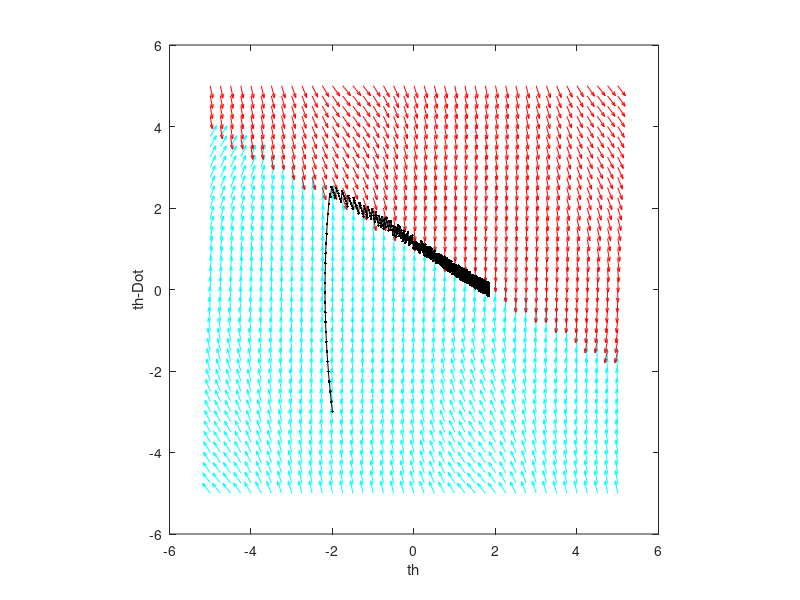
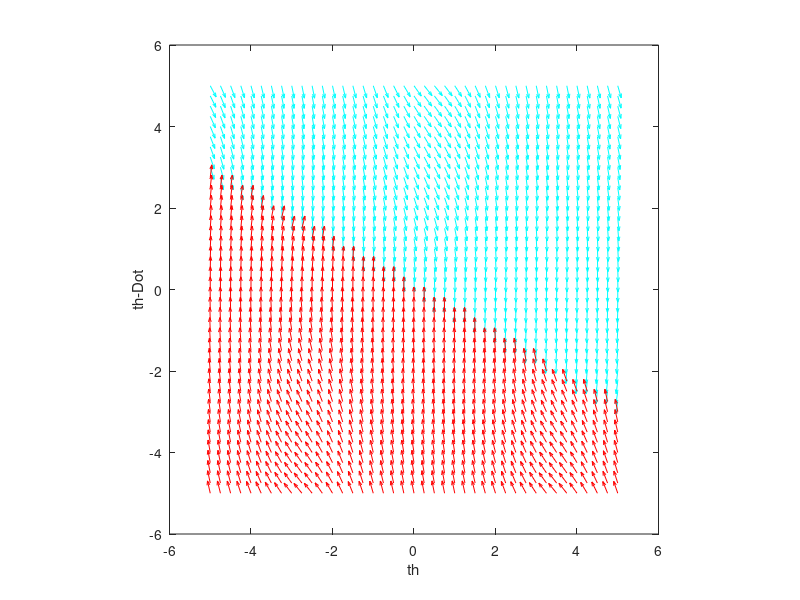

The MATLAB script that drew these images, in order:
clear; close all; clc;

%controller variables
lambda = 1.75;  % s - 1/slope of sliding surface
beta = 4;       % N-M - Torque Magnitude
%solution variables
tf = 20;
thD = 2;    % rad - desired angle
%system parameters
g = 9.81;   % m/s2 - gravity
L = 1;      % m - pendulum length
m = 0.25;   % kg - mass of end
%system equations
x1dot = @(x1, x2) x2;
x2dot = @(x1, x2, T) -g/L*sin(x1) + 1/(m*L^2)*T;
%% phase plane plot solution space 1
[x1, x2] = meshgrid(-5:0.25:5, -5:0.25:5);

Tin = beta;
x1d = x1dot(x1, x2) .* ( ((thD-x1) + lambda*(-x2)) > 0 );
x2d = x2dot(x1, x2, Tin) .* ( ((thD-x1) + lambda*(-x2)) > 0 );

size = sqrt(x1d.^2 + x2d.^2);
quiver(x1, x2, x1d./size, x2d./size, 'c');

% phase plane plot solution space 2
clear x1d x2d;

Tin = -beta;
x1d = x1dot(x1, x2) .* ( ((thD-x1) + lambda*(-x2)) < 0 );
x2d = x2dot(x1, x2, Tin) .* ( ((thD+-x1) + lambda*(-x2)) < 0 );
size = sqrt(x1d.^2 + x2d.^2);
hold on
quiver(x1, x2, x1d./size, x2d./size, 'r');
%plot axis setup
axis square
xlabel('th');
ylabel('th-Dot');


%% plot vs time
th0 = -2; thDot0 = -3;

s = @(th, thDot) sign(((lambda)*(-thDot) + (thD - th)))*beta;

dt = 0.01;
t = 0:dt:tf;

th(1) = th0;
thDot(1) = thDot0;

for i = 2:length(t)
    K1 = x1dot(th(i-1), thDot(i-1))*dt;
    L1 = x2dot(th(i-1), thDot(i-1), s(th(i-1), thDot(i-1)))*dt;
    
    K2 = x1dot(th(i-1) + K1/2, thDot(i-1) + L1/2)*dt;
    L2 = x2dot(th(i-1) + K1/2, thDot(i-1) + L1/2, s(th(i-1), thDot(i-1)))*dt;
    
    K3 = x1dot(th(i-1) + K2/2, thDot(i-1) + L2/2)*dt;
    L3 = x2dot(th(i-1) + K1/2, thDot(i-1) + L1/2, s(th(i-1), thDot(i-1)))*dt;
    
    K4 = x1dot(th(i-1) + K3  , thDot(i-1) + L3)*dt;
    L4 = x2dot(th(i-1) + K1/2, thDot(i-1) + L1/2, s(th(i-1), thDot(i-1)))*dt;
    
    th(i) = th(i-1) + 1/6*K1 + 1/3*K2 + 1/3*K3 + 1/6*K4;
    thDot(i) = thDot(i-1) + 1/6*L1 + 1/3*L2 + 1/3*L3 + 1/6*L4;
    
end

plot(th, thDot, '.-k')


%% phase plane plot solution space 1 - ERROR SPACE
x1dotE = @(x1, x2) x2;
x2dotE = @(x1, x2, T) g/L*sin(thD - x1) - 1/(m*L^2)*T;

[x1, x2] = meshgrid(-5:0.25:5, -5:0.25:5);

clear x1d x2d;
Tin = beta;
x1d = x1dotE(x1, x2) .* ( (lambda*x2 + x1) > 0 );
x2d = x2dotE(x1, x2, Tin) .* ( (lambda*x2 + x1) > 0 );

size = sqrt(x1d.^2 + x2d.^2);
figure(2);
quiver(x1, x2, x1d./size, x2d./size, 'c');

% phase plane plot solution space 2 - ERROR SPACE
clear x1d x2d;

Tin = -beta;
x1d = x1dotE(x1, x2) .* ( (lambda*x2 + x1) < 0 );
x2d = x2dotE(x1, x2, Tin) .* ( (lambda*x2 + x1) < 0 );
size = sqrt(x1d.^2 + x2d.^2);
hold on
quiver(x1, x2, x1d./size, x2d./size, 'r');
%plot axis setup
axis square
xlabel('th');
ylabel('th-Dot');

